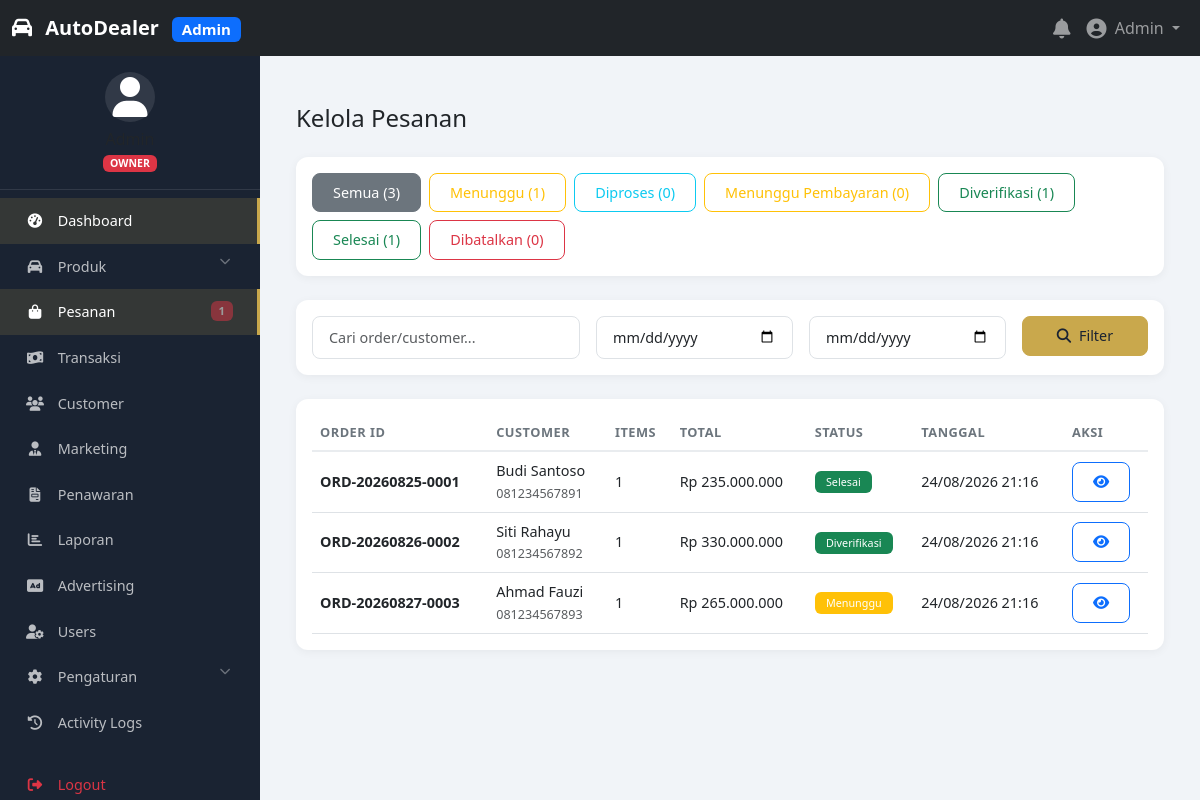
Page /admin/orders/index.php (signed in) on the earlier database version.
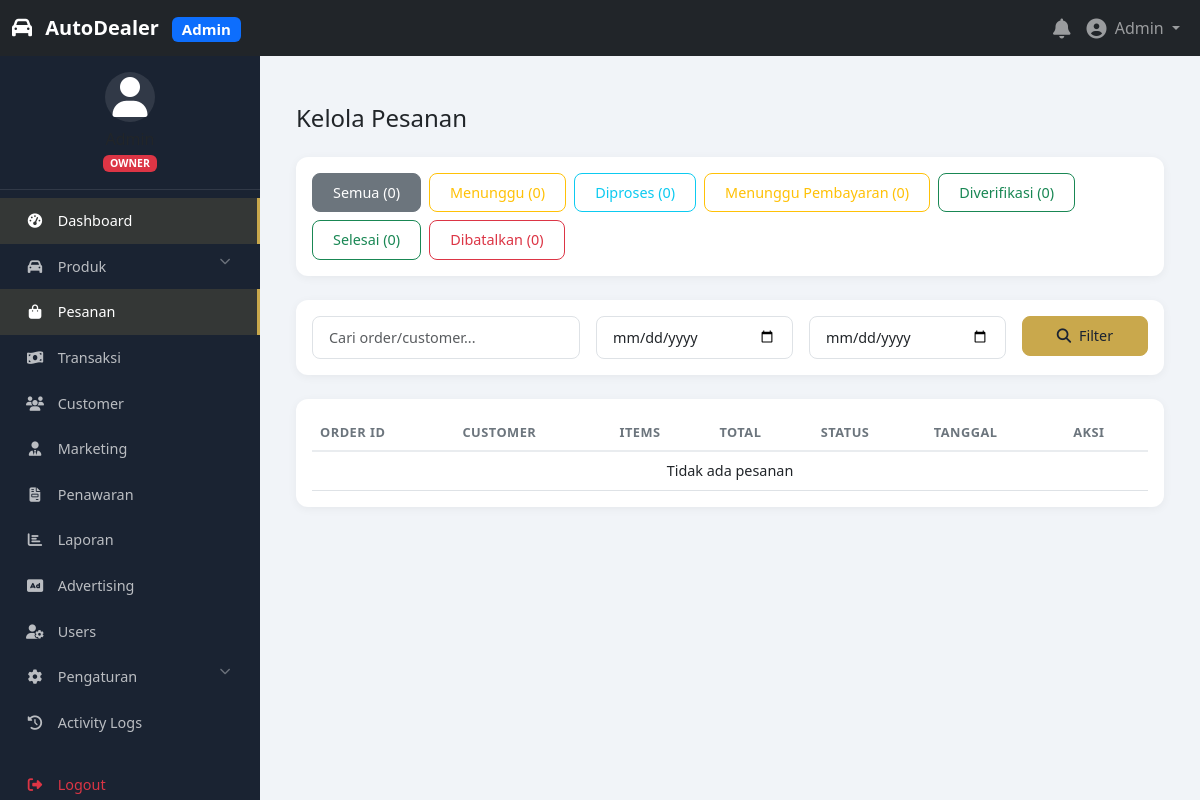
Same page on the later database version.
### tables this page shows
CREATE TABLE IF NOT EXISTS users (
    id INT PRIMARY KEY AUTO_INCREMENT,
    username VARCHAR(50) UNIQUE DEFAULT NULL,
    email VARCHAR(100) UNIQUE NOT NULL,
    password VARCHAR(255) NOT NULL,
    first_name VARCHAR(50) DEFAULT NULL,
    last_name VARCHAR(50) DEFAULT NULL,
    phone VARCHAR(20) DEFAULT NULL,
    avatar VARCHAR(255) DEFAULT NULL,
    role ENUM('owner', 'supervisor', 'marketing', 'customer') DEFAULT 'customer',
    status ENUM('active', 'inactive', 'suspended') DEFAULT 'active',
    last_login DATETIME DEFAULT NULL,
    remember_token VARCHAR(255) DEFAULT NULL,
    created_at TIMESTAMP DEFAULT CURRENT_TIMESTAMP,
    updated_at TIMESTAMP DEFAULT CURRENT_TIMESTAMP ON UPDATE CURRENT_TIMESTAMP,
    INDEX idx_email (email),
    INDEX idx_username (username),
    INDEX idx_role (role),
    INDEX idx_status (status)
);

CREATE TABLE IF NOT EXISTS orders (
    id INT PRIMARY KEY AUTO_INCREMENT,
    order_number VARCHAR(30) UNIQUE NOT NULL,
    customer_id INT NOT NULL,
    marketing_id INT DEFAULT NULL,
    total_amount DECIMAL(15,2) NOT NULL,
    discount DECIMAL(15,2) DEFAULT 0,
    final_amount DECIMAL(15,2) NOT NULL,
    payment_method ENUM('cash', 'credit', 'transfer') DEFAULT 'cash',
    down_payment DECIMAL(15,2) DEFAULT NULL,
    installment_tenor INT DEFAULT NULL,
    status ENUM('pending', 'processing', 'waiting_payment', 'verified', 'completed', 'cancelled') DEFAULT 'pending',
    notes TEXT DEFAULT NULL,
    order_date DATETIME DEFAULT CURRENT_TIMESTAMP,
    created_at TIMESTAMP DEFAULT CURRENT_TIMESTAMP,
    updated_at TIMESTAMP DEFAULT CURRENT_TIMESTAMP ON UPDATE CURRENT_TIMESTAMP,
    FOREIGN KEY (customer_id) REFERENCES customers(id) ON DELETE CASCADE,
    FOREIGN KEY (marketing_id) REFERENCES marketing(id) ON DELETE SET NULL,
    INDEX idx_order_number (order_number),
    INDEX idx_customer (customer_id),
    INDEX idx_status (status),
    INDEX idx_date (order_date)
);

CREATE TABLE IF NOT EXISTS customers (
    id INT PRIMARY KEY AUTO_INCREMENT,
    user_id INT DEFAULT NULL,
    full_name VARCHAR(100) NOT NULL,
    email VARCHAR(100) UNIQUE NOT NULL,
    phone VARCHAR(20) NOT NULL,
    address TEXT DEFAULT NULL,
    city VARCHAR(50) DEFAULT NULL,
    province VARCHAR(50) DEFAULT NULL,
    postal_code VARCHAR(10) DEFAULT NULL,
    status ENUM('active', 'inactive') DEFAULT 'active',
    marketing_id INT DEFAULT NULL,
    source VARCHAR(50) DEFAULT NULL,
    created_at TIMESTAMP DEFAULT CURRENT_TIMESTAMP,
    updated_at TIMESTAMP DEFAULT CURRENT_TIMESTAMP ON UPDATE CURRENT_TIMESTAMP,
    FOREIGN KEY (user_id) REFERENCES users(id) ON DELETE SET NULL,
    FOREIGN KEY (marketing_id) REFERENCES marketing(id) ON DELETE SET NULL,
    INDEX idx_email (email),
    INDEX idx_phone (phone),
    INDEX idx_marketing (marketing_id),
    INDEX idx_status (status)
);

### config/database.php (called while the page is built, shortened)
<?php
class Database {
    private static $instance = null;
    private $connection;
    private function __construct() {
        try {
            $dsn = "mysql:host=" . DB_HOST . ";dbname=" . DB_NAME . ";charset=utf8mb4";
            $this->connection = new PDO($dsn, DB_USER, DB_PASS, [
                PDO::ATTR_ERRMODE => PDO::ERRMODE_EXCEPTION,
                PDO::ATTR_DEFAULT_FETCH_MODE => PDO::FETCH_ASSOC,
                PDO::ATTR_EMULATE_PREPARES => false,
                PDO::MYSQL_ATTR_INIT_COMMAND => "SET NAMES utf8mb4"
            ]);
        } catch (PDOException $e) {
            error_log("Database connection failed: " . $e->getMessage());
            die("Database connection failed. Please check your configuration.");
        }
    }
    public static function getInstance() {
        if (self::$instance === null) {
            self::$instance = new self();
        }
        return self::$instance;
    }
    public function prepare($sql) {
        return $this->connection->prepare($sql);
    }
}
?>

### includes/auth.php (called while the page is built, shortened)
<?php
require_once __DIR__ . '/../config/database.php';
class Auth {
    private $db;
    private $user = null;
    public function __construct() {
        $this->db = Database::getInstance();
    }
    public function isLoggedIn() {
        return isset($_SESSION['user_id']);
    }
    public function getCurrentUser() {
        if ($this->user === null && $this->isLoggedIn()) {
            $stmt = $this->db->prepare("SELECT * FROM users WHERE id = ?");
            $stmt->execute([$_SESSION['user_id']]);
            $this->user = $stmt->fetch();
        }
        return $this->user;
    }
    public function hasRole($role) {
        $user = $this->getCurrentUser();
        if (is_array($role)) {
            return in_array($user['role'], $role);
        }
        return $user['role'] === $role;
    }
    public function requireRole($role) {
        if (!$this->hasRole($role)) {
            header('HTTP/1.0 403 Forbidden');
            include BASE_PATH . '/403.php';
            exit;
        }
    }
}
$auth = new Auth();
?>

### includes/functions.php (called while the page is built, shortened)
<?php
function escape($input) {
    return htmlspecialchars($input, ENT_QUOTES, 'UTF-8');
}
function formatCurrency($amount) {
    $settings = getWebsiteSettings();
    $currency = $settings['currency'] ?? 'Rp';
    return $currency . ' ' . number_format($amount, 0, ',', '.');
}
function formatDate($date) {
    return date('d/m/Y H:i', strtotime($date));
}
function getStatusBadge($status) {
    $badges = [
        'available' => 'success',
        'sold' => 'danger',
        'reserved' => 'warning',
        'inactive' => 'secondary',
        'pending' => 'warning',
        'processing' => 'info',
        'waiting_payment' => 'warning',
        'verified' => 'success',
        'completed' => 'success',
        'cancelled' => 'danger',
        'active' => 'success',
        'inactive' => 'secondary',
        'suspended' => 'danger',
        'draft' => 'secondary',
        'sent' => 'info',
        'accepted' => 'success',
        'rejected' => 'danger',
        'expired' => 'warning'
    ];
    return $badges[$status] ?? 'secondary';
}
function getStatusLabel($status) {
    $labels = [
        'available' => 'Tersedia',
        'sold' => 'Terjual',
        'reserved' => 'Dipesan',
        'inactive' => 'Tidak Aktif',
        'pending' => 'Menunggu',
        'processing' => 'Diproses',
        'waiting_payment' => 'Menunggu Pembayaran',
        'verified' => 'Diverifikasi',
        'completed' => 'Selesai',
        'cancelled' => 'Dibatalkan',
        'active' => 'Aktif',
        'inactive' => 'Tidak Aktif',
        'suspended' => 'Ditangguhkan',
        'draft' => 'Draf',
        'sent' => 'Dikirim',
        'accepted' => 'Diterima',
        'rejected' => 'Ditolak',
        'expired' => 'Kadaluarsa'
    ];
    return $labels[$status] ?? $status;
}
function getWebsiteSettings() {
    static $settings = null;
    if ($settings === null) {
        $db = Database::getInstance();
        $stmt = $db->prepare("SELECT setting_key, setting_value FROM website_settings");
        $stmt->execute();
        $rows = $stmt->fetchAll();
        $settings = [];
        foreach ($rows as $row) {
            $settings[$row['setting_key']] = $row['setting_value'];
        }
    }
    return $settings;
}
?>

### admin/orders/index.php (the view, shortened to what the rows shown need)
<?php
require_once '../../config/config.php';
require_once '../../includes/functions.php';
$auth->requireRole(['owner', 'supervisor']);
include '../includes/admin-header.php';
$db = Database::getInstance();
$params = [];
$where = '1=1';
$sql = "
    SELECT o.*, c.full_name as customer_name, c.phone,
           (SELECT COUNT(*) FROM order_items WHERE order_id = o.id) as item_count
    FROM orders o
    JOIN customers c ON o.customer_id = c.id
    WHERE $where
    ORDER BY o.created_at DESC
";
$stmt = $db->prepare($sql);
$stmt->execute($params);
$orders = $stmt->fetchAll();
?>
<div class="card">
    <div class="card-body">
        <div class="table-responsive">
            <table class="table table-hover">
                <thead>
                    <tr>
                        <th>Order ID</th>
                        <th>Customer</th>
                        <th>Items</th>
                        <th>Total</th>
                        <th>Status</th>
                        <th>Tanggal</th>
                        <th>Aksi</th>
                    </tr>
                </thead>
                <tbody>
                    <?php if (empty($orders)): ?>
                        <tr>
                            <td colspan="7" class="text-center">Tidak ada pesanan</td>
                        </tr>
                    <?php else: ?>
                        <?php foreach ($orders as $order): ?>
                            <tr>
                                <td><strong><?= escape($order['order_number']) ?></strong></td>
                                <td>
                                    <?= escape($order['customer_name']) ?><br>
                                    <small class="text-muted"><?= escape($order['phone']) ?></small>
                                </td>
                                <td><?= $order['item_count'] ?></td>
                                <td><?= formatCurrency($order['final_amount']) ?></td>
                                <td>
                                    <span class="badge bg-<?= getStatusBadge($order['status']) ?>">
                                        <?= getStatusLabel($order['status']) ?>
                                    </span>
                                </td>
                                <td><?= formatDate($order['created_at']) ?></td>
                                <td>
                                    <a href="detail.php?id=<?= $order['id'] ?>" class="btn btn-sm btn-outline-primary">
                                        <i class="fas fa-eye"></i>
                                    </a>
                                </td>
                            </tr>
                        <?php endforeach; ?>
                    <?php endif; ?>
                </tbody>
            </table>
        </div>
    </div>
</div>
<?php include '../includes/admin-footer.php'; ?>

### admin/includes/admin-header.php (shortened to what the rows shown need)
<?php
require_once dirname(__DIR__, 2) . '/config/config.php';
require_once dirname(__DIR__, 2) . '/includes/functions.php';
$user = $auth->getCurrentUser();
?>
<!DOCTYPE html>
<html lang="id">
<head>
    <link href="https://cdn.jsdelivr.net/npm/bootstrap@5.3.0/dist/css/bootstrap.min.css" rel="stylesheet">
    <link rel="stylesheet" href="https://cdnjs.cloudflare.com/ajax/libs/font-awesome/6.5.0/css/all.min.css">
    <link rel="stylesheet" href="<?= ASSETS_URL ?>css/admin.css?v=<?= time() ?>">
    <link rel="stylesheet" href="<?= ASSETS_URL ?>css/responsive.css?v=<?= time() ?>">
</head>
<body>
    <nav class="navbar navbar-expand-lg navbar-dark bg-dark fixed-top">
        <div class="container-fluid">
            <div class="collapse navbar-collapse" id="adminNavbar">
                <ul class="navbar-nav ms-auto align-items-center">
                    <li class="nav-item dropdown">
                        <a class="nav-link dropdown-toggle" href="#" data-bs-toggle="dropdown">
                            <i class="fas fa-user-circle fa-lg me-1"></i>
                            <?= escape($user['first_name'] ?? $user['username'] ?? 'User') ?>
                        </a>
                    </li>
                </ul>
            </div>
        </div>
    </nav>
    <div class="admin-wrapper">
        <?php include 'admin-sidebar.php'; ?>
        <div class="admin-content">
            <div class="container-fluid py-4">

### admin/includes/admin-sidebar.php (shortened to what the rows shown need)
<?php
$user = $auth->getCurrentUser();
$role = $user['role'];
?>
<nav class="admin-sidebar">
    <div class="sidebar-user text-center py-3">
        <small class="text-muted">
            <span class="badge bg-<?= $role == 'owner' ? 'danger' : ($role == 'supervisor' ? 'warning' : 'info') ?>">
                <?= strtoupper($role) ?>
            </span>
        </small>
    </div>
</nav>

Differences in the rows shown:
removed orders: order_number "ORD-20260825-0001", customer.full_name "Budi Santoso", customer.phone "081234567891", item_count "1", final_amount "Rp 235.000.000", status "Selesai", created_at "24/08/2026 21:16"
removed orders: order_number "ORD-20260826-0002", customer.full_name "Siti Rahayu", customer.phone "081234567892", item_count "1", final_amount "Rp 330.000.000", status "Diverifikasi", created_at "24/08/2026 21:16"
removed orders: order_number "ORD-20260827-0003", customer.full_name "Ahmad Fauzi", customer.phone "081234567893", item_count "1", final_amount "Rp 265.000.000", status "Menunggu", created_at "24/08/2026 21:16"
Other differences:
array_sum($statusCounts): "3" → "0"
$pending: "1" → (not shown)
new list line: "Menunggu ( 0 )"
new list line: "Diverifikasi ( 0 )"
new list line: "Selesai ( 0 )"
text now shown: "Tidak ada pesanan"
list line gone: "Menunggu ( 1 )"
list line gone: "Diverifikasi ( 1 )"
list line gone: "Selesai ( 1 )"
